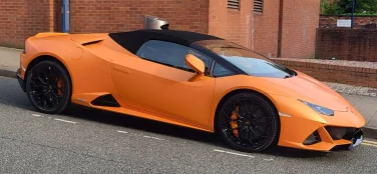
#> input picture lamborghini.png, 377 x 174 px
$ python script.py
#> lines starting #> are read from the running program, lines starting #| are printed output that depends on the picture; after the words box and inside, x2 and y2 are one past the last pixel; in counts of white or black regions, pixels touching at a corner belong together
from PIL import Image
import numpy as np
import cv2
import turtle

# Load the image with Pillow
original_image = Image.open('./lamborghini.png')
#> original_image is the input picture: PIL image 377x174 RGBA; mean R, G, B, A 130.4, 93, 74.6, 255

# Convert the PIL image to OpenCV format for further processing
opencv_image = np.array(original_image)

# Convert the image to HSV (Hue, Saturation, Value)
hsv = cv2.cvtColor(opencv_image, cv2.COLOR_BGR2HSV)
#> hsv: shape (174, 377, 3); mean H, S, V 106.6, 104.5, 132.6

# Define the range of neon orange color in HSV
lower_orange = np.array([10, 100, 100])  # Lower boundary of the HSV range
upper_orange = np.array([25, 255, 255])  # Upper boundary of the HSV range

# Threshold the HSV image to get only orange colors
mask = cv2.inRange(hsv, lower_orange, upper_orange)
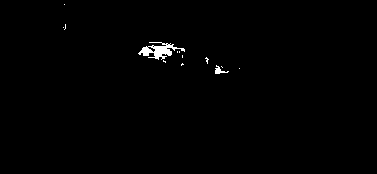
#> mask: shape (174, 377); 0.68% white; 13 white regions (11 under 20 px)

# Find contours
contours, hierarchy = cv2.findContours(mask, cv2.RETR_EXTERNAL, cv2.CHAIN_APPROX_SIMPLE)
#> contours = 13 contours, 11 with area under 20; largest, box (x1, y1, x2, y2) and area: (138, 42, 185, 60) 274, (215, 65, 229, 74) 32

# Get the largest contour (assuming the car is the largest object)
cnt = max(contours, key=cv2.contourArea)
#> cnt = contour of 97 points, box (x1, y1, x2, y2) (138, 42, 185, 60), area 274

# Scaling factor
scale = 4  # Adjust scale factor as needed to increase the size of the drawing

# Create a turtle object
#> (the run stopped early here; a loop or call above may not have finished)
